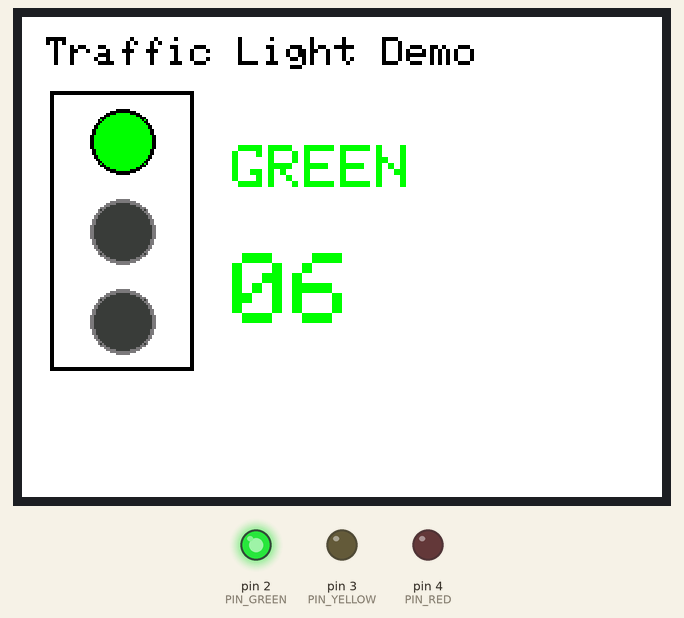
Recording of a sketch running on a simulated Arduino Uno, built with avr-gcc and run on an emulated ATmega328P. Parts: 320×240 colour display, output pins drawn as LEDs (lit = HIGH).

Above: at 0.3 s.
At 3.3 s:
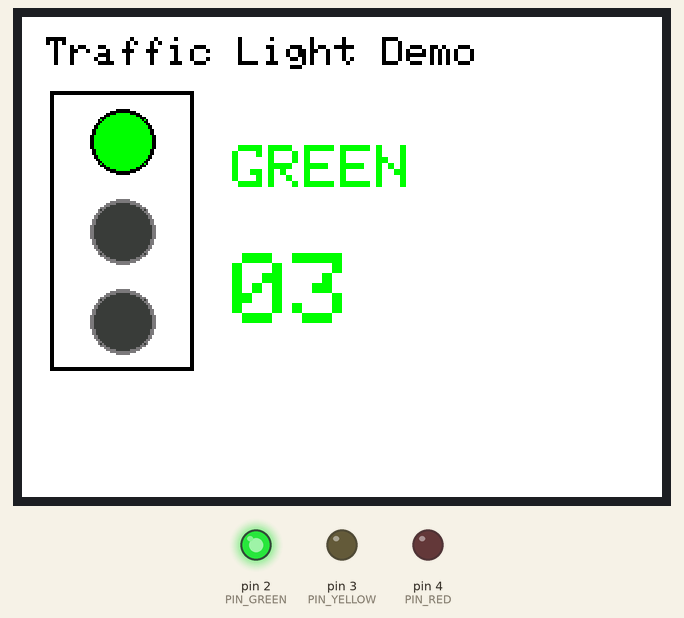
At 5.3 s:
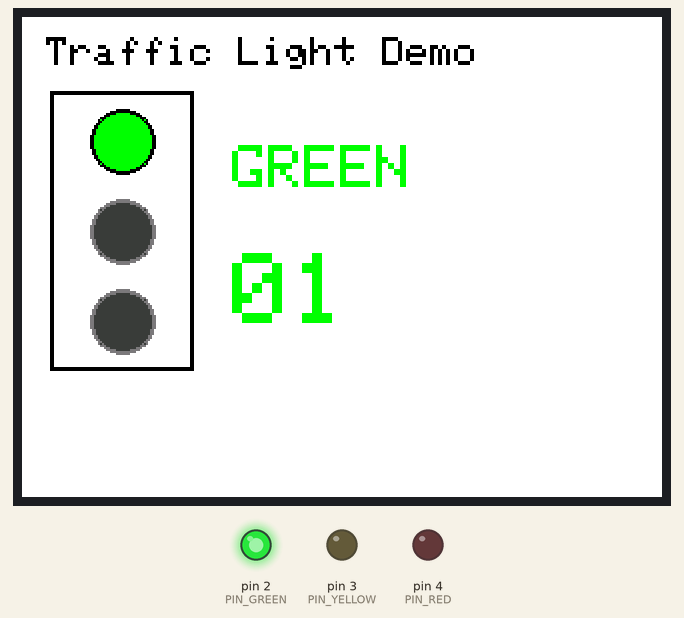
At 7.4 s:
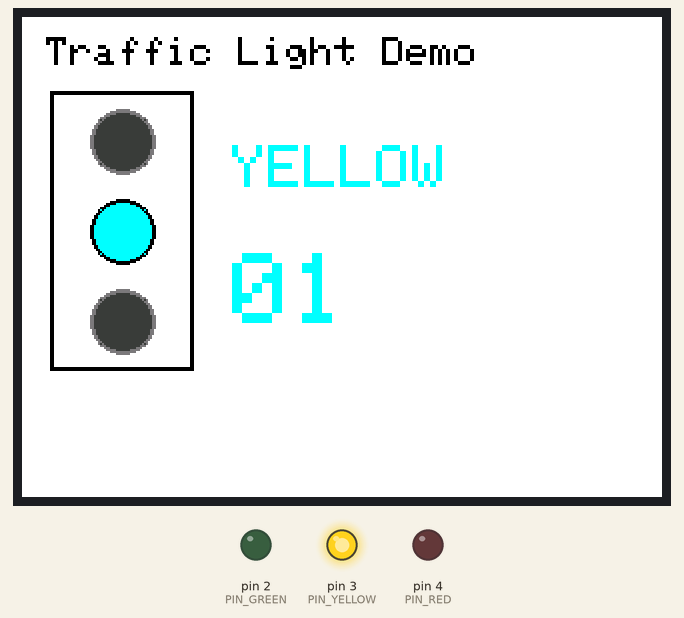
At 10.4 s:
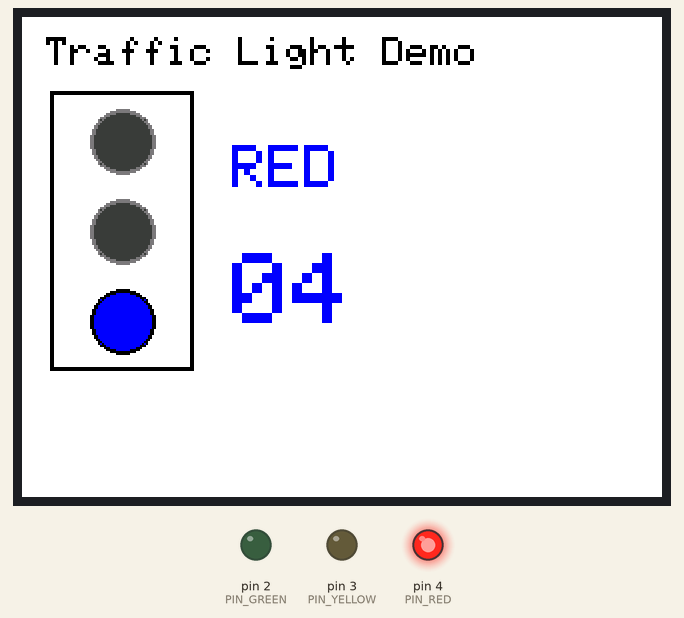
At 13.4 s:
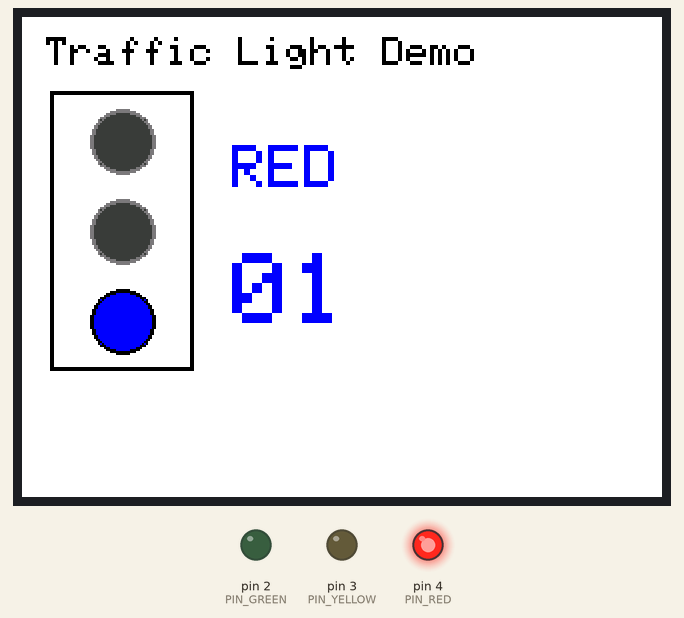
Timing chart, 0 to 38.0 s (numbered marks = the images above):
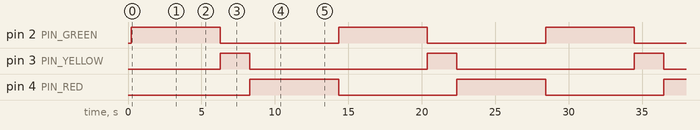

Measured:
- by itself, pin 2 (PIN_GREEN), pin 4 (PIN_RED): alternates HIGH for 6.0 s and LOW for 8.1 s
- by itself, pin 3 (PIN_YELLOW): alternates HIGH for 2.0 s and LOW for 12.1 s
- by itself, everything shown: repeats every 14.1 s, in 14 steps
- what the display in image 1 shows lasts 1.0 s, from 3.3 s to 4.3 s

The sketch:

semaforo_simple.ino
```cpp
/*
  Simple traffic light for Arduino UNO + TFT ILI9341.
  Same sequence idea as send_program.py, but without VM/bytecode.

  TFT drawing matches tft_display_uno.ino: partial fillRect on text bands only,
  not fillScreen on every update (faster).

  LEDs:
    Green  -> D2
    Yellow -> D3
    Red    -> D4

  TFT ILI9341 (same wiring as tft_display_uno.ino):
    CS=10, DC=9, RST=8
*/

#include <SPI.h>
#include <stdio.h>
#include <Adafruit_GFX.h>
#include <Adafruit_ILI9341.h>

const uint8_t PIN_GREEN = 2;
const uint8_t PIN_YELLOW = 3;
const uint8_t PIN_RED = 4;

const uint8_t TFT_CS = 10;
const uint8_t TFT_DC = 9;
const uint8_t TFT_RST = 8;
const uint32_t TFT_SPI_HZ = 1000000UL;

Adafruit_ILI9341 tft(TFT_CS, TFT_DC, TFT_RST);

/* UI layout (rotation=1: 320x240). */
static const int16_t TITLE_X = 12;
static const int16_t TITLE_Y = 10;
static const int16_t BOX_X = 15;
static const int16_t BOX_Y = 38;
static const int16_t BOX_W = 70;
static const int16_t BOX_H = 138;
static const int16_t LAMP_X = 50;
static const int16_t LAMP_R = 16;
static const int16_t LAMP_GREEN_Y = 62;
static const int16_t LAMP_YELLOW_Y = 107;
static const int16_t LAMP_RED_Y = 152;
static const int16_t PANEL_X = 105;
static const int16_t PANEL_STATE_Y = 64;
static const int16_t PANEL_COUNT_Y = 118;

// Some ILI9341 modules render with R/B swapped.
// Build colors with swapped channels so they look correct on screen.
static uint16_t panelColor(uint8_t r, uint8_t g, uint8_t b) {
  return tft.color565(b, g, r);
}

static void allOff() {
  digitalWrite(PIN_GREEN, LOW);
  digitalWrite(PIN_YELLOW, LOW);
  digitalWrite(PIN_RED, LOW);
}

static void drawLamp(int16_t y, uint16_t color, bool active) {
  uint16_t fill = active ? color : panelColor(60, 60, 60);
  uint16_t ring = active ? ILI9341_BLACK : panelColor(120, 120, 120);
  tft.fillCircle(LAMP_X, y, LAMP_R, fill);
  tft.drawCircle(LAMP_X, y, LAMP_R, ring);
  tft.drawCircle(LAMP_X, y, LAMP_R - 1, ring);
}

static void drawLamps(uint8_t activeIndex, uint16_t greenColor, uint16_t yellowColor, uint16_t redColor) {
  drawLamp(LAMP_GREEN_Y, greenColor, activeIndex == 0);
  drawLamp(LAMP_YELLOW_Y, yellowColor, activeIndex == 1);
  drawLamp(LAMP_RED_Y, redColor, activeIndex == 2);
}

static void drawStatePanel(const char* state, uint16_t color) {
  char stateLine[12];
  snprintf(stateLine, sizeof(stateLine), "%-7s", state);
  tft.setTextSize(3);
  tft.setTextWrap(false);
  tft.setTextColor(color, ILI9341_WHITE);
  tft.setCursor(PANEL_X, PANEL_STATE_Y);
  tft.print(stateLine);
}

static void drawCountPanel(uint8_t remaining, uint16_t color) {
  char countLine[6];
  snprintf(countLine, sizeof(countLine), "%02u ", remaining);
  tft.setTextSize(5);
  tft.setTextWrap(false);
  tft.setTextColor(color, ILI9341_WHITE);
  tft.setCursor(PANEL_X, PANEL_COUNT_Y);
  tft.print(countLine);
}

struct Phase {
  uint8_t pin;
  const char* name;
  uint16_t color;
  uint8_t seconds;
};

static Phase phases[] = {
  {PIN_GREEN, "GREEN", 0, 6},
  {PIN_YELLOW, "YELLOW", 0, 2},
  {PIN_RED, "RED", 0, 6},
};

static const uint8_t PHASE_COUNT = (uint8_t)(sizeof(phases) / sizeof(phases[0]));
static uint8_t currentPhase = 0;
static uint8_t remainingSeconds = 0;
static uint32_t lastSecondTickMs = 0;

static void drawUiBase() {
  tft.fillScreen(ILI9341_WHITE);
  tft.drawRect(BOX_X, BOX_Y, BOX_W, BOX_H, ILI9341_BLACK);
  tft.drawRect(BOX_X - 1, BOX_Y - 1, BOX_W + 2, BOX_H + 2, ILI9341_BLACK);
  tft.setTextSize(2);
  tft.setTextWrap(false);
  tft.setTextColor(ILI9341_BLACK, ILI9341_WHITE);
  tft.setCursor(TITLE_X, TITLE_Y);
  tft.print("Traffic Light Demo");
}

static void applyPhase(uint8_t idx) {
  const Phase& p = phases[idx];
  allOff();
  digitalWrite(p.pin, HIGH);
  drawLamps(idx, phases[0].color, phases[1].color, phases[2].color);
  drawStatePanel(p.name, p.color);
  remainingSeconds = p.seconds;
  drawCountPanel(remainingSeconds, p.color);
  lastSecondTickMs = millis();
}

static void tickTrafficLight() {
  uint32_t now = millis();
  if (now - lastSecondTickMs < 1000UL) {
    return;
  }
  lastSecondTickMs += 1000UL;

  if (remainingSeconds > 1) {
    remainingSeconds--;
    drawCountPanel(remainingSeconds, phases[currentPhase].color);
    return;
  }

  currentPhase = (uint8_t)((currentPhase + 1) % PHASE_COUNT);
  applyPhase(currentPhase);
}

void setup() {
  pinMode(PIN_GREEN, OUTPUT);
  pinMode(PIN_YELLOW, OUTPUT);
  pinMode(PIN_RED, OUTPUT);
  allOff();

  tft.begin(TFT_SPI_HZ);
  tft.setRotation(1);

  phases[0].color = panelColor(0, 255, 0);
  phases[1].color = panelColor(255, 255, 0);
  phases[2].color = panelColor(255, 0, 0);
  drawUiBase();
  applyPhase(0);
}

void loop() {
  tickTrafficLight();
}
```
